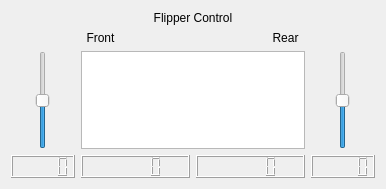
<?xml version="1.0" encoding="UTF-8"?>
<ui version="4.0">
 <class>FlipperControlWidget</class>
 <widget class="QWidget" name="FlipperControlWidget">
  <property name="enabled">
   <bool>true</bool>
  </property>
  <property name="geometry">
   <rect>
    <x>0</x>
    <y>0</y>
    <width>386</width>
    <height>189</height>
   </rect>
  </property>
  <property name="sizePolicy">
   <sizepolicy hsizetype="Expanding" vsizetype="Expanding">
    <horstretch>0</horstretch>
    <verstretch>0</verstretch>
   </sizepolicy>
  </property>
  <property name="windowTitle">
   <string>Image View</string>
  </property>
  <layout class="QVBoxLayout" name="verticalLayout" stretch="0,0">
   <item>
    <widget class="QLabel" name="lableName">
     <property name="text">
      <string>Flipper Control</string>
     </property>
     <property name="alignment">
      <set>Qt::AlignCenter</set>
     </property>
    </widget>
   </item>
   <item>
    <layout class="QGridLayout" name="gridLayout">
     <item row="1" column="3" alignment="Qt::AlignHCenter">
      <widget class="QSlider" name="sliderRear">
       <property name="minimum">
        <number>-180</number>
       </property>
       <property name="maximum">
        <number>180</number>
       </property>
       <property name="sliderPosition">
        <number>0</number>
       </property>
       <property name="orientation">
        <enum>Qt::Vertical</enum>
       </property>
      </widget>
     </item>
     <item row="2" column="1">
      <widget class="QLCDNumber" name="lcdNumFrontPose"/>
     </item>
     <item row="2" column="0">
      <widget class="QLCDNumber" name="lcdNumFrontGoal"/>
     </item>
     <item row="2" column="2">
      <widget class="QLCDNumber" name="lcdNumRearPose"/>
     </item>
     <item row="2" column="3">
      <widget class="QLCDNumber" name="lcdNumRearGoal"/>
     </item>
     <item row="0" column="0" colspan="2">
      <widget class="QLabel" name="lableFront">
       <property name="text">
        <string>Front</string>
       </property>
       <property name="alignment">
        <set>Qt::AlignCenter</set>
       </property>
      </widget>
     </item>
     <item row="0" column="2" colspan="2">
      <widget class="QLabel" name="lableRear">
       <property name="text">
        <string>Rear</string>
       </property>
       <property name="alignment">
        <set>Qt::AlignCenter</set>
       </property>
      </widget>
     </item>
     <item row="1" column="0" alignment="Qt::AlignHCenter">
      <widget class="QSlider" name="sliderFront">
       <property name="minimum">
        <number>-1000</number>
       </property>
       <property name="maximum">
        <number>1000</number>
       </property>
       <property name="orientation">
        <enum>Qt::Vertical</enum>
       </property>
      </widget>
     </item>
     <item row="1" column="1" colspan="2">
      <widget class="QGraphicsView" name="modelGraphicView"/>
     </item>
    </layout>
   </item>
  </layout>
 </widget>
 <resources/>
 <connections/>
</ui>
